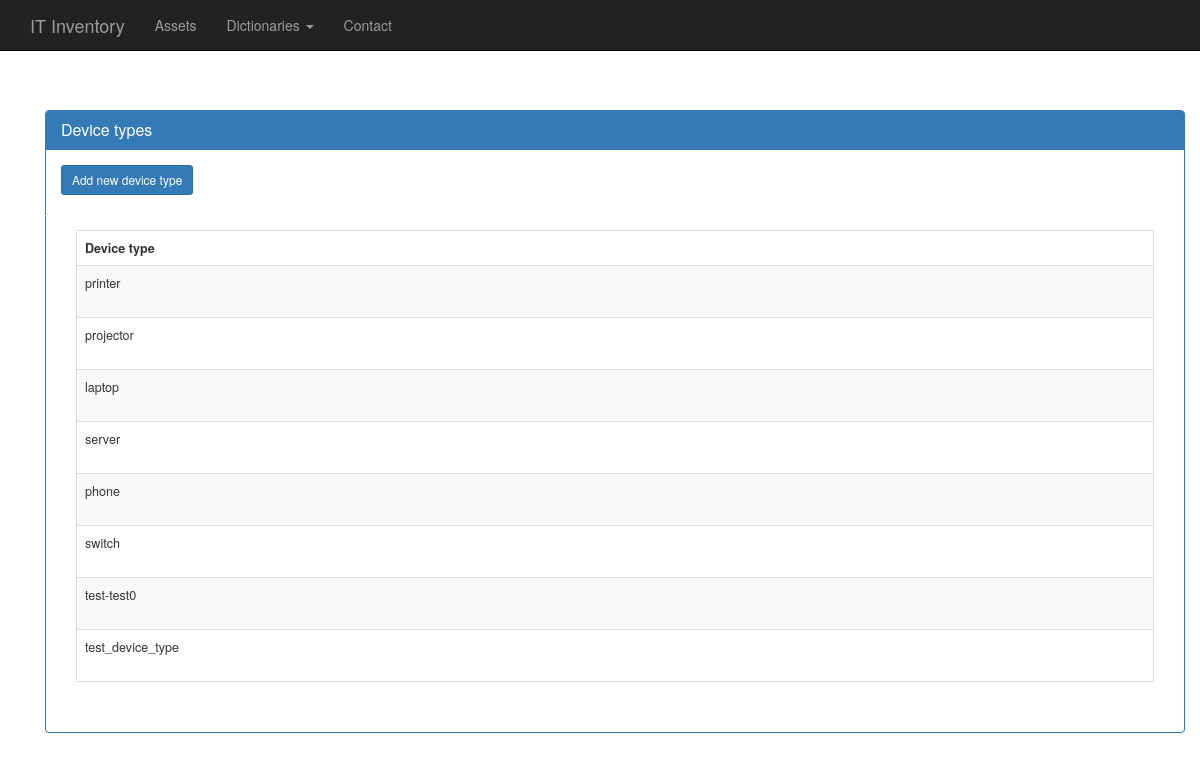
The page /dict_device_type on the database as committed earlier.
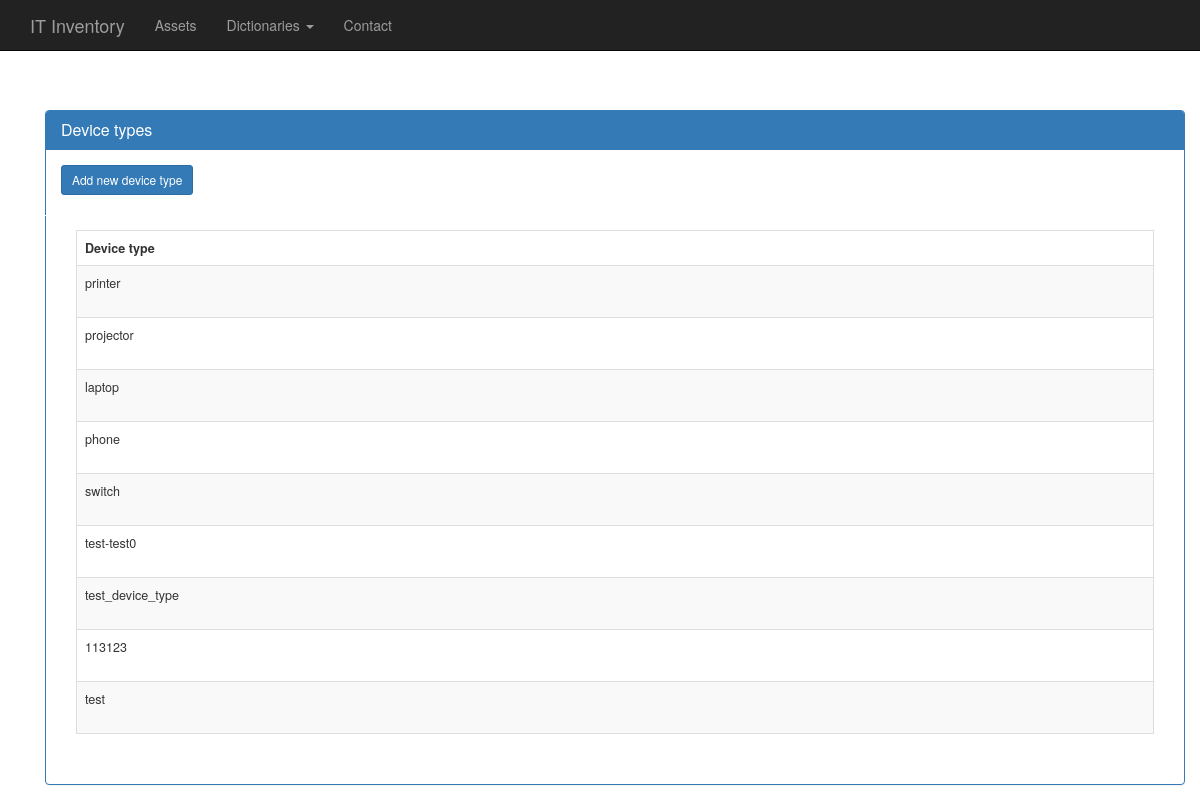
The same page on the database as committed later.
### basic/models.py (models this page shows, shortened)
class device_type (models.Model):
    type = models.CharField(max_length=30)

### basic/views.py (the view)
# urls.py: url(r'^dict_device_type', dict_device_type),
def dict_device_type(request):
    dict_device_type_all=device_type.objects.all()
    context = {"dict_device_type_all": dict_device_type_all}
    template = "dict_device_type.html"
    return render(request, template, context)

### basic/templates/dict_device_type.html (shortened to what this page needs)
{% load staticfiles %}
<!DOCTYPE html>
<html lang="en">
  <head>
    <link href="{% static 'css/bootstrap.min.css' %}" rel="stylesheet">
    <link href="{% static 'css/starter-template.css' %}" rel="stylesheet">
  </head>
  <body>
    <nav class="navbar navbar-inverse navbar-fixed-top">
      <div class="container">
        <div class="navbar-header">
          <a class="navbar-brand" href="/index">IT Inventory</a>
        </div>
        <div id="navbar" class="collapse navbar-collapse">
          <ul class="nav navbar-nav">
            <li><a href="assets">Assets</a></li>
            <li class="dropdown">
                <a href="#" class="dropdown-toggle" data-toggle="dropdown" aria-expanded="false">Dictionaries <b class="caret"></b></a>
            </li>
            <li><a href="/contact">Contact</a></li>
          </ul>
        </div>
      </div>
    </nav>
    <div class="container body-content">
        <div class="container">
            <br />
            <br />
            <br />
            <div class="panel panel-primary">
                <div class="panel-heading">
                    <h2 class="panel-title">
                        Device types
                    </h2>
                </div>
                <div class="panel-body">
                    <div class="row-fluid">
<a class="btn btn-primary btn-sm" href="/new_dict_device_type" role="button">Add new device type</a>
        <br/>
        <br/>
<div style="border-top: 1px solid #fff !important;" class=" foo panel-body table-index table-hover">
    <table style="font-size: 90%" class=" panel-body table table-hover datagrid table-striped">
        <tr>
            <th class=" control-box-header" />
            <th class="my-td"> Device type </th>
        </tr>
        {% for i in dict_device_type_all%}
        <tr class=" for_shown">
            <td class="my-td td-border foo container body-content">
                {{i.type}}
            </td>
        </tr>
        {%endfor%}
    </table>
</div>
                    </div>
                </div>
            </div>
        </div>
    </div>
  </body>
</html>

Rows that differ between the two databases and show on the page:
removed device_type: type "server"
added device_type: type "113123"
added device_type: type "test"
